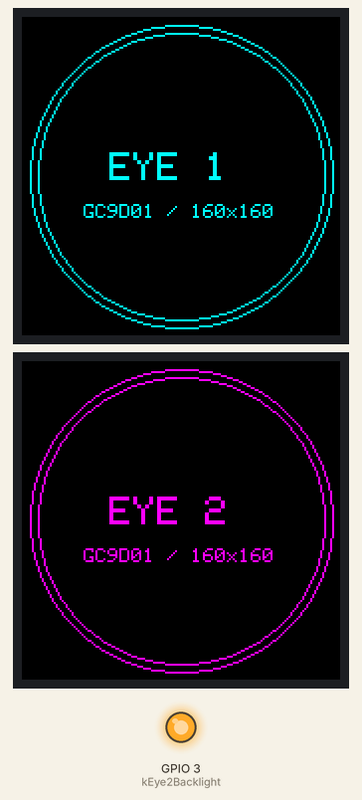
A program run on a simulated ESP32-C3. On the bench: 2 × 160×160 colour display, output pins drawn as LEDs (lit = HIGH). Pins used as bus, display or sensor lines are not drawn; what the program prints to the serial monitor is not drawn.

Above: at 0.8 s.
At 2.82 s:
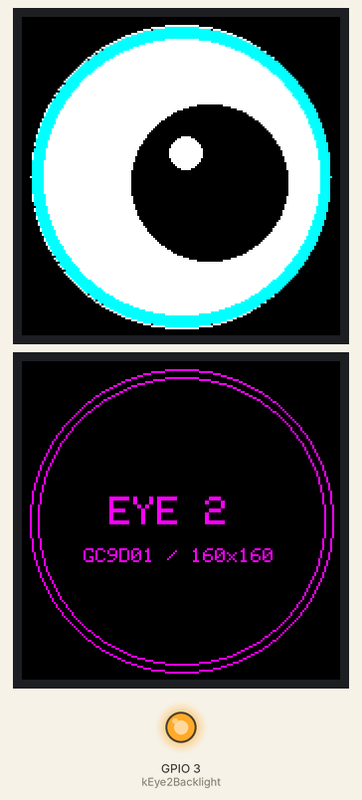
At 6.82 s:
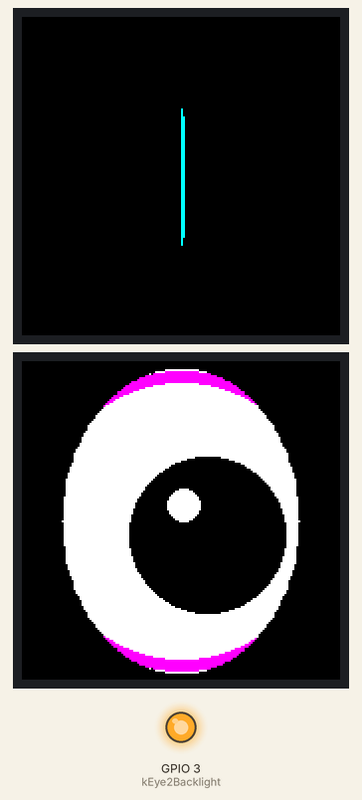
At 19.57 s:
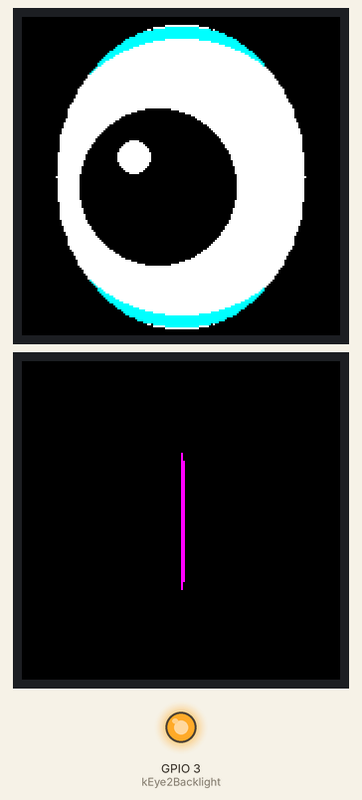
At 25.52 s:
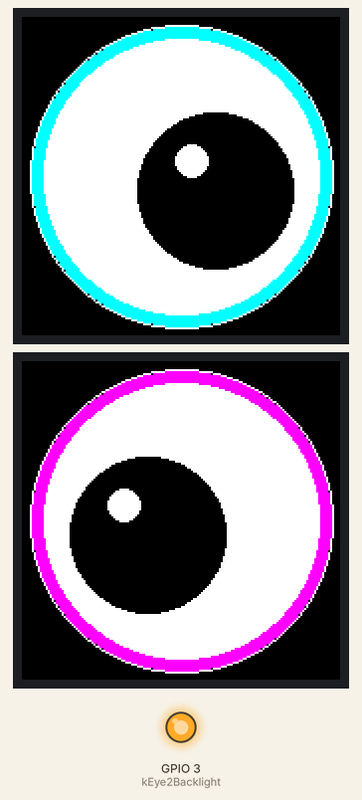
At 36.74 s:
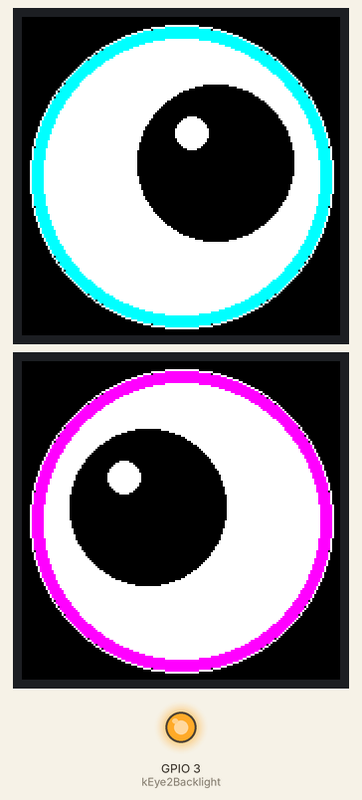

Measured:
- what the display in image 0 shows lasts 1.9 s, from 0.8 s to 2.7 s
- what the display in image 4 shows lasts 0.4 s, from 25.3 s to 25.7 s

The program:

main.cpp
```cpp
#include <Arduino.h>
#include <ArduinoOTA.h>
#include <Arduino_GFX_Library.h>
#include <WiFi.h>

#include "dualeye_config.h"

using namespace dualeye;

Arduino_DataBus *eye1Bus = new Arduino_ESP32SPI(
    kDataCommand, kEye1Cs, kClock, kMosi, GFX_NOT_DEFINED, FSPI);
Arduino_DataBus *eye2Bus = new Arduino_ESP32SPI(
    kDataCommand, kEye2Cs, kClock, kMosi, GFX_NOT_DEFINED, FSPI);

Arduino_GFX *eye1 = new Arduino_GC9D01(
    eye1Bus, kEye1Reset, kEye1Rotation, kGc9d01Inverted);
Arduino_GFX *eye2 = new Arduino_GC9D01(
    eye2Bus, kEye2Reset, kEye2Rotation, kGc9d01Inverted);

constexpr int16_t kDisplaySize = 160;
Arduino_Canvas eye1Canvas(kDisplaySize, kDisplaySize, eye1);
Arduino_Canvas eye2Canvas(kDisplaySize, kDisplaySize, eye2);

bool eye1Ready = false;
bool eye2Ready = false;
bool eye1CanvasReady = false;
bool eye2CanvasReady = false;
bool wifiConnecting = false;
bool otaReady = false;
uint32_t lastFrameAt = 0;
uint32_t wifiStartedAt = 0;

constexpr uint32_t kWifiConnectTimeoutMs = 15000;

void startNetwork() {
  if (DUALEYE_WIFI_SSID[0] == '\0') {
    Serial.println("WiFi disabled: no local credentials.");
    return;
  }

  WiFi.mode(WIFI_STA);
  WiFi.setSleep(false);
  WiFi.setHostname(kOtaHostname);
  WiFi.begin(DUALEYE_WIFI_SSID, DUALEYE_WIFI_PASSWORD);
  wifiConnecting = true;
  wifiStartedAt = millis();
  Serial.printf("Joining WiFi for %s.local OTA...\n", kOtaHostname);
}

void serviceNetwork() {
  if (otaReady || !wifiConnecting) {
    return;
  }

  if (WiFi.status() == WL_CONNECTED) {
    ArduinoOTA.setHostname(kOtaHostname);
    if (DUALEYE_OTA_PASSWORD[0] != '\0') {
      ArduinoOTA.setPassword(DUALEYE_OTA_PASSWORD);
    }
    ArduinoOTA.onStart([]() { Serial.println("OTA update starting."); });
    ArduinoOTA.onEnd([]() { Serial.println("OTA update complete."); });
    ArduinoOTA.onError([](ota_error_t error) {
      Serial.printf("OTA error: %u\n", static_cast<unsigned int>(error));
    });
    ArduinoOTA.begin();
    otaReady = true;
    wifiConnecting = false;
    const String address = WiFi.localIP().toString();
    Serial.printf("OTA ready: %s.local (%s)\n", kOtaHostname, address.c_str());
    return;
  }

  if (millis() - wifiStartedAt >= kWifiConnectTimeoutMs) {
    wifiConnecting = false;
    Serial.println("WiFi unavailable: OTA disabled for this boot.");
  }
}

void drawIdentityCard(Arduino_Canvas &canvas, const char *label, uint16_t accent) {
  canvas.fillScreen(BLACK);
  canvas.drawCircle(80, 80, 76, accent);
  canvas.drawCircle(80, 80, 72, accent);
  canvas.setTextColor(accent, BLACK);
  canvas.setTextSize(2);
  canvas.setCursor(44, 68);
  canvas.print(label);
  canvas.setTextSize(1);
  canvas.setCursor(31, 94);
  canvas.print("GC9D01 / 160x160");
  canvas.flush();
}

float smoothstep(float value) {
  value = constrain(value, 0.0f, 1.0f);
  return value * value * (3.0f - 2.0f * value);
}

float blinkAmount(uint32_t now) {
  constexpr uint32_t kCycleMs = 4200;
  constexpr uint32_t kFirstBlinkAtMs = 2200;
  constexpr uint32_t kClosingMs = 120;
  constexpr uint32_t kClosedHoldMs = 80;
  constexpr uint32_t kOpeningMs = 200;
  constexpr uint32_t kBlinkMs = kClosingMs + kClosedHoldMs + kOpeningMs;

  const uint32_t phase = (now + kCycleMs - kFirstBlinkAtMs) % kCycleMs;
  if (phase >= kBlinkMs) {
    return 0.0f;
  }
  if (phase < kClosingMs) {
    return smoothstep(phase / static_cast<float>(kClosingMs));
  }
  if (phase < kClosingMs + kClosedHoldMs) {
    return 1.0f;
  }
  return smoothstep((kBlinkMs - phase) / static_cast<float>(kOpeningMs));
}

void drawLids(Arduino_Canvas &canvas, float closed, uint16_t accent) {
  if (closed <= 0.0f) {
    return;
  }

  constexpr int16_t kCenter = 80;
  constexpr int16_t kLidRadius = 77;
  const float openness = 1.0f - closed;

  // These panels are physically quarter-turned relative to the canvas. Mask
  // the canvas sides so the physical lids still close from above and below.
  for (int16_t y = kCenter - kLidRadius; y <= kCenter + kLidRadius; ++y) {
    const float offset = y - kCenter;
    const float radiusSquared = kLidRadius * kLidRadius - offset * offset;
    if (radiusSquared <= 0.0f) {
      continue;
    }

    const int16_t edge = static_cast<int16_t>(sqrtf(radiusSquared));
    const int16_t left = kCenter - edge;
    const int16_t right = kCenter + edge;
    const int16_t aperture = static_cast<int16_t>(edge * openness);
    const int16_t openLeft = kCenter - aperture;
    const int16_t openRight = kCenter + aperture;

    if (openLeft > left) {
      canvas.drawFastHLine(left, y, openLeft - left, BLACK);
    }
    if (openRight < right) {
      canvas.drawFastHLine(openRight, y, right - openRight + 1, BLACK);
    }
  }

  if (closed > 0.92f) {
    canvas.drawLine(kCenter, 46, kCenter, 114, accent);
    canvas.drawLine(kCenter + 1, 50, kCenter + 1, 110, accent);
  }
}

void drawEye(
    Arduino_Canvas &canvas,
    float phase,
    float closed,
    uint16_t accent,
    bool mirror) {
  const int16_t centerX = 80;
  const int16_t centerY = 80;
  const float gazePhase = mirror ? -phase : phase;
  const int16_t pupilX = centerX + static_cast<int16_t>(sinf(gazePhase) * 18.0f);
  const int16_t pupilY = centerY + static_cast<int16_t>(cosf(gazePhase * 0.71f) * 8.0f);

  // Build the entire frame in RAM, then transmit it in one pass to the LCD.
  canvas.fillScreen(BLACK);
  canvas.fillCircle(centerX, centerY, 75, accent);
  canvas.fillCircle(centerX, centerY, 69, WHITE);
  canvas.fillCircle(pupilX, pupilY, 39, BLACK);
  canvas.fillCircle(pupilX - 12, pupilY - 15, 8, WHITE);
  canvas.drawCircle(centerX, centerY, 76, WHITE);
  drawLids(canvas, closed, accent);
  canvas.flush();
}

void setup() {
  Serial.begin(115200);
  delay(400);
  Serial.println();
  Serial.println("Robot 790 C3 DualEye smoke test");

  pinMode(kEye1Backlight, OUTPUT);
  pinMode(kEye2Backlight, OUTPUT);
  pinMode(kEye1Cs, OUTPUT);
  pinMode(kEye2Cs, OUTPUT);
  digitalWrite(kEye1Backlight, HIGH);
  digitalWrite(kEye2Backlight, HIGH);
  digitalWrite(kEye1Cs, HIGH);
  digitalWrite(kEye2Cs, HIGH);

  eye1Ready = eye1->begin(kSpiFrequencyHz);
  eye2Ready = eye2->begin(kSpiFrequencyHz);
  eye1CanvasReady = eye1Ready && eye1Canvas.begin(GFX_SKIP_OUTPUT_BEGIN);
  eye2CanvasReady = eye2Ready && eye2Canvas.begin(GFX_SKIP_OUTPUT_BEGIN);

  Serial.printf("EYE1 init: %s\n", eye1CanvasReady ? "ok" : "failed");
  Serial.printf("EYE2 init: %s\n", eye2CanvasReady ? "ok" : "failed");

  if (eye1CanvasReady) {
    drawIdentityCard(eye1Canvas, "EYE 1", CYAN);
  }
  if (eye2CanvasReady) {
    drawIdentityCard(eye2Canvas, "EYE 2", MAGENTA);
  }

  startNetwork();
  delay(1800);
  Serial.println("Animated eye test running.");
}

void loop() {
  serviceNetwork();
  if (otaReady) {
    ArduinoOTA.handle();
  }

  if ((!eye1CanvasReady && !eye2CanvasReady) || millis() - lastFrameAt < 100) {
    return;
  }

  lastFrameAt = millis();
  const float phase = static_cast<float>(lastFrameAt) * 0.0028f;
  const float closed = blinkAmount(lastFrameAt);
  if (eye1CanvasReady) {
    drawEye(eye1Canvas, phase, closed, CYAN, false);
  }
  if (eye2CanvasReady) {
    drawEye(eye2Canvas, phase, closed, MAGENTA, true);
  }
}
```

dualeye_config.h
```cpp
#pragma once

#include <Arduino.h>

#if __has_include("dualeye_config_private.h")
#include "dualeye_config_private.h"
#endif

#ifndef DUALEYE_WIFI_SSID
#define DUALEYE_WIFI_SSID ""
#endif

#ifndef DUALEYE_WIFI_PASSWORD
#define DUALEYE_WIFI_PASSWORD ""
#endif

#ifndef DUALEYE_OTA_PASSWORD
#define DUALEYE_OTA_PASSWORD ""
#endif

namespace dualeye {

// Waveshare's ESP32-C3 reference wiring. Keep physical pin choices here.
constexpr int8_t kMosi = 4;
constexpr int8_t kClock = 7;
constexpr int8_t kEye1Cs = 6;
constexpr int8_t kEye2Cs = 2;
constexpr int8_t kDataCommand = 9;
constexpr int8_t kEye1Reset = 8;
constexpr int8_t kEye2Reset = 5;
constexpr int8_t kEye1Backlight = 1;
constexpr int8_t kEye2Backlight = 3;

constexpr uint32_t kSpiFrequencyHz = 40000000;
constexpr uint8_t kEye1Rotation = 0;
constexpr uint8_t kEye2Rotation = 0;
constexpr bool kGc9d01Inverted = false;

constexpr char kOtaHostname[] = "esp32-c3-dualeye";

}  // namespace dualeye
```

dualeye_config_private.example.h
```cpp
#pragma once

// A local-only companion for dualeye_config.h. The corresponding private
// header is ignored by git so Wi-Fi and OTA credentials never enter the repo.
#define DUALEYE_WIFI_SSID "Your WiFi SSID"
#define DUALEYE_WIFI_PASSWORD "Your WiFi password"

// Optional on a trusted lab LAN. If set, provide the same value to espota
// when uploading over Wi-Fi.
#define DUALEYE_OTA_PASSWORD ""
```
